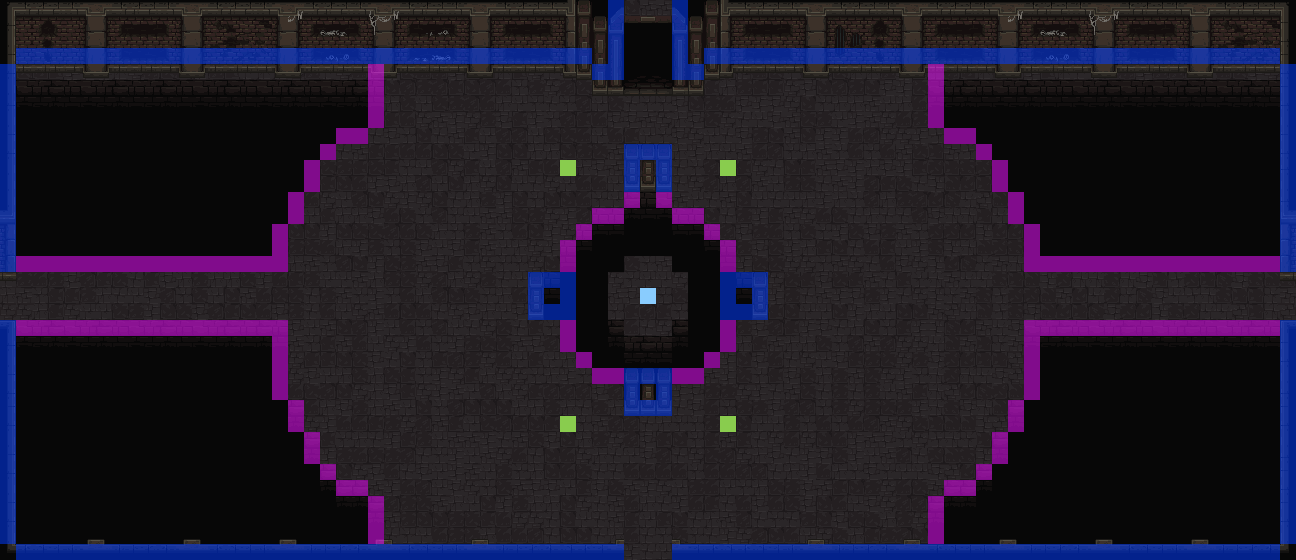

This game map was drawn from its Tiled (.tmx) file and the tilesets committed beside it. A one-line description and the trimmed map source follow:
An orthogonal 81x35 tile map with 16x16 px tiles, 4 tile layers (Terra, Parets, Colisions, Enemics), 2 hidden layers not drawn, 2 tilesets.

<map version="1.5" tiledversion="1.7.2" orientation="orthogonal" renderorder="right-down" width="81" height="35" tilewidth="16" tileheight="16" infinite="0" nextlayerid="9" nextobjectid="1">
 <tileset firstgid="1" name="Floor1_TileSet" tilewidth="16" tileheight="16" tilecount="2560" columns="64">
  <image source="../Sprites/Maps/RF_Catacombs_v1.0/mainlevbuild.png" width="1024" height="640" />
 </tileset>
 <tileset firstgid="2561" name="Colisions" tilewidth="16" tileheight="16" tilecount="6" columns="6">
  <image source="../Sprites/Maps/Colisions.png" width="96" height="16" />
 </tileset>
 <layer id="2" name="Terra" width="81" height="35">
  <data>[2835 cells, 2835 non-empty, 23 distinct tile ids]</data>
 </layer>
 <layer id="7" name="Terra2" width="81" height="35" visible="0">
  <data>[2835 cells, 340 non-empty, 19 distinct tile ids]</data>
 </layer>
 <layer id="1" name="Parets" width="81" height="35">
  <data>[2835 cells, 644 non-empty, 200 distinct tile ids]</data>
 </layer>
 <layer id="5" name="Porta" width="81" height="35" visible="0">
  <data>[2835 cells, 8 non-empty, 8 distinct tile ids]</data>
 </layer>
 <layer id="3" name="Colisions" width="81" height="35" opacity="0.54">
  <data>[2835 cells, 387 non-empty, 2 distinct tile ids]</data>
 </layer>
 <layer id="8" name="Enemics" width="81" height="35">
  <data>[2835 cells, 5 non-empty, 2 distinct tile ids]</data>
 </layer>
</map>
